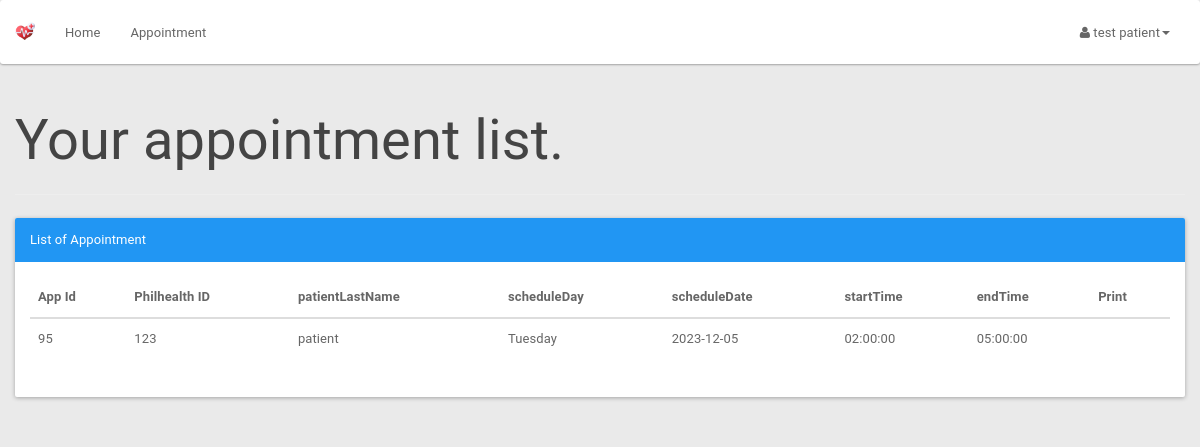
The app's page /patient/patientapplist.php (signed in), older data.
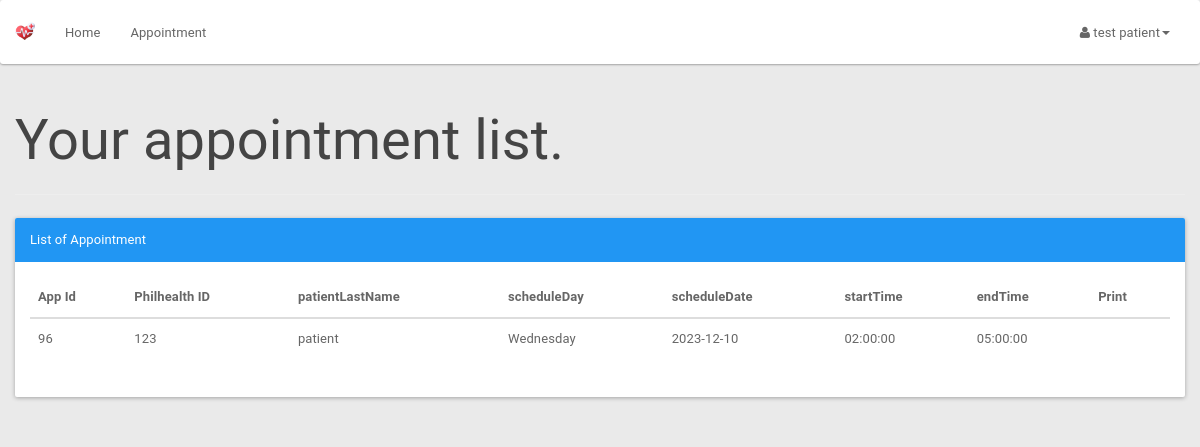
The same page, newer data.
### tables this page shows
CREATE TABLE `appointment` (
  `appId` int(3) NOT NULL,
  `philhealthId` bigint(12) NOT NULL,
  `scheduleId` int(10) NOT NULL,
  `appSymptom` varchar(100) NOT NULL,
  `appComment` varchar(100) NOT NULL,
  `status` varchar(10) NOT NULL DEFAULT 'process',
  `pregnancyWeek` int(11) DEFAULT NULL,
  `weight` decimal(5,2) DEFAULT NULL,
  `bloodPressure` varchar(20) DEFAULT NULL
);

CREATE TABLE `patient` (
  `philhealthId` bigint(12) NOT NULL,
  `password` varchar(20) NOT NULL,
  `patientFirstName` varchar(20) NOT NULL,
  `patientLastName` varchar(20) NOT NULL,
  `patientMaritialStatus` varchar(10) NOT NULL,
  `patientDOB` date NOT NULL,
  `patientGender` varchar(10) NOT NULL,
  `patientAddress` varchar(100) NOT NULL,
  `patientPhone` varchar(15) NOT NULL,
  `patientEmail` varchar(100) NOT NULL,
  `appointmentType` enum('tb','prenatal') NOT NULL DEFAULT 'tb'
);

CREATE TABLE `doctorschedule` (
  `scheduleId` int(11) NOT NULL,
  `scheduleDate` date NOT NULL,
  `scheduleDay` varchar(15) NOT NULL,
  `startTime` time NOT NULL,
  `endTime` time NOT NULL,
  `bookAvail` varchar(10) NOT NULL,
  `doctorId` int(11) DEFAULT NULL
);

### patient/patientapplist.php (the view, shortened to what this page needs)
<?php
include_once '../assets/conn/dbconnect.php';
$session = $_SESSION['patientSession'];
$res = mysqli_query($con, "SELECT a.*, b.*,c.* FROM patient a
	JOIN appointment b
		On a.philhealthId = b.philhealthId
	JOIN doctorschedule c
		On b.scheduleId=c.scheduleId
	WHERE b.philhealthId ='$session'");
$userRow = mysqli_fetch_array($res);
if (!$userRow) {
	echo 'No Appointment';
} else {
?>
	<!DOCTYPE html>
	<html>
	<head>
		<link href="assets/css/material.css" rel="stylesheet">
		<link href="assets/css/default/style.css" rel="stylesheet">
		<link href="assets/css/default/blocks.css" rcel="stylesheet">
		<link rel="stylesheet" href="assets/font-awesome/css/font-awesome.min.css" />
	</head>
	<body>
		<nav class="navbar navbar-default " role="navigation">
			<div class="container-fluid">
				<div class="navbar-header">
					<a class="navbar-brand" href="patient.php"><img alt="Brand" src="assets/img/cd-logo.png" height="20px"></a>
				</div>
				<div class="collapse navbar-collapse" id="bs-example-navbar-collapse-1">
					<ul class="nav navbar-nav">
						<ul class="nav navbar-nav">
							<li><a href="patient.php">Home</a></li>
							<li><a href="patientapplist.php?patientId=<?php echo $userRow['philhealthId']; ?>">Appointment</a></li>
						</ul>
					</ul>
					<ul class="nav navbar-nav navbar-right">
						<li class="dropdown">
							<a href="#" class="dropdown-toggle" data-toggle="dropdown"><i class="fa fa-user"></i> <?php echo $userRow['patientFirstName']; ?> <?php echo $userRow['patientLastName']; ?><b class="caret"></b></a>
						</li>
					</ul>
				</div>
			</div>
		</nav>
	<?php
	echo "<div class='container'>";
	echo "<div class='row'>";
	echo "<div class='page-header'>";
	echo "<h1>Your appointment list. </h1>";
	echo "</div>";
	echo "<div class='panel panel-primary'>";
	echo "<div class='panel-heading'>List of Appointment</div>";
	echo "<div class='panel-body'>";
	echo "<table class='table table-hover'>";
	echo "<thead>";
	echo "<tr>";
	echo "<th>App Id</th>";
	echo "<th>Philhealth ID </th>";
	echo "<th>patientLastName </th>";
	echo "<th>scheduleDay </th>";
	echo "<th>scheduleDate </th>";
	echo "<th>startTime </th>";
	echo "<th>endTime </th>";
	echo "<th>Print </th>";
	echo "</tr>";
	echo "</thead>";
	$res = mysqli_query($con, "SELECT a.*, b.*,c.*
		FROM patient a
		JOIN appointment b
		On a.philhealthId = b.philhealthId
		JOIN doctorschedule c
		On b.scheduleId=c.scheduleId
		WHERE b.philhealthId ='$session'");
	while ($userRow = mysqli_fetch_array($res)) {
		echo "<tbody>";
		echo "<tr>";
		echo "<td>" . $userRow['appId'] . "</td>";
		echo "<td>" . $userRow['philhealthId'] . "</td>";
		echo "<td>" . $userRow['patientLastName'] . "</td>";
		echo "<td>" . $userRow['scheduleDay'] . "</td>";
		echo "<td>" . $userRow['scheduleDate'] . "</td>";
		echo "<td>" . $userRow['startTime'] . "</td>";
		echo "<td>" . $userRow['endTime'] . "</td>";
		echo "<td><a href='invoice.php?appid=" . $userRow['appId'] . "' target='_blank'><span class='glyphicon glyphicon-print' aria-hidden='true'></span></a> </td>";
	}
	echo "</tr>";
	echo "</tbody>";
	echo "</table>";
}
	?>
	</div>
	</div>
	</div>
	</div>
	</body>
	</html>

Row changes from the older to the newer data that the page shows:
removed appointment: philhealthId.patientFirstName "test", philhealthId.patientLastName "patient", appId "95", philhealthId "123", scheduleId.scheduleDay "Tuesday", scheduleId.scheduleDate "2023-12-05", scheduleId.startTime "02:00:00", scheduleId.endTime "05:00:00"
added appointment: philhealthId.patientFirstName "test", philhealthId.patientLastName "patient", appId "96", philhealthId "123", scheduleId.scheduleDay "Wednesday", scheduleId.scheduleDate "2023-12-10", scheduleId.startTime "02:00:00", scheduleId.endTime "05:00:00"
